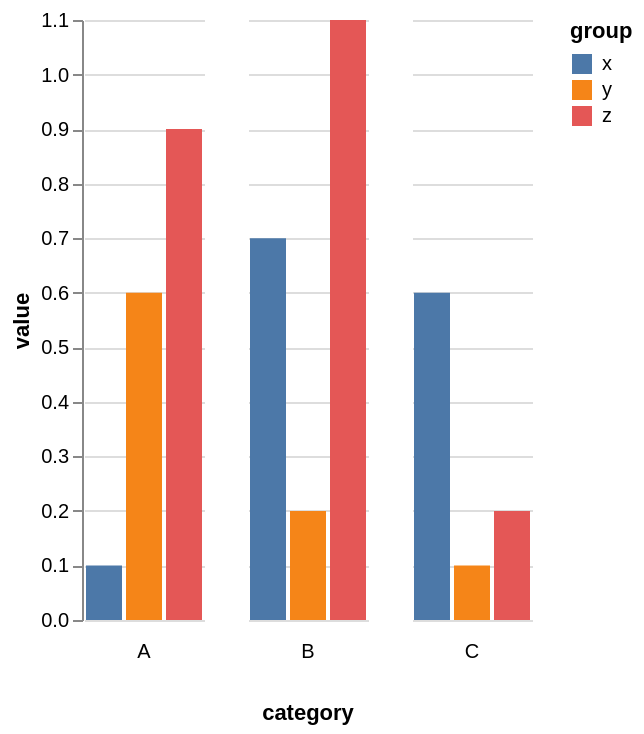

Vega-Lite specification for this chart:
### Vega-Lite specification from a JSON file in a GitHub repository (floating-point values rounded to 4 significant figures)
{"$schema": "https://vega.github.io/schema/vega-lite/v5.json", "data": {"values": [{"category": "A", "group": "x", "value": 0.1}, {"category": "A", "group": "y", "value": 0.6}, {"category": "A", "group": "z", "value": 0.9}, {"category": "B", "group": "x", "value": 0.7}, {"category": "B", "group": "y", "value": 0.2}, {"category": "B", "group": "z", "value": 1.1}, {"category": "C", "group": "x", "value": 0.6}, {"category": "C", "group": "y", "value": 0.1}, {"category": "C", "group": "z", "value": 0.2}]}, "mark": "bar", "encoding": {"column": {"field": "category", "header": {"orient": "bottom"}}, "y": {"field": "value", "type": "quantitative"}, "x": {"field": "group", "axis": null}, "color": {"field": "group"}}, "config": {"view": {"stroke": "transparent"}}}
